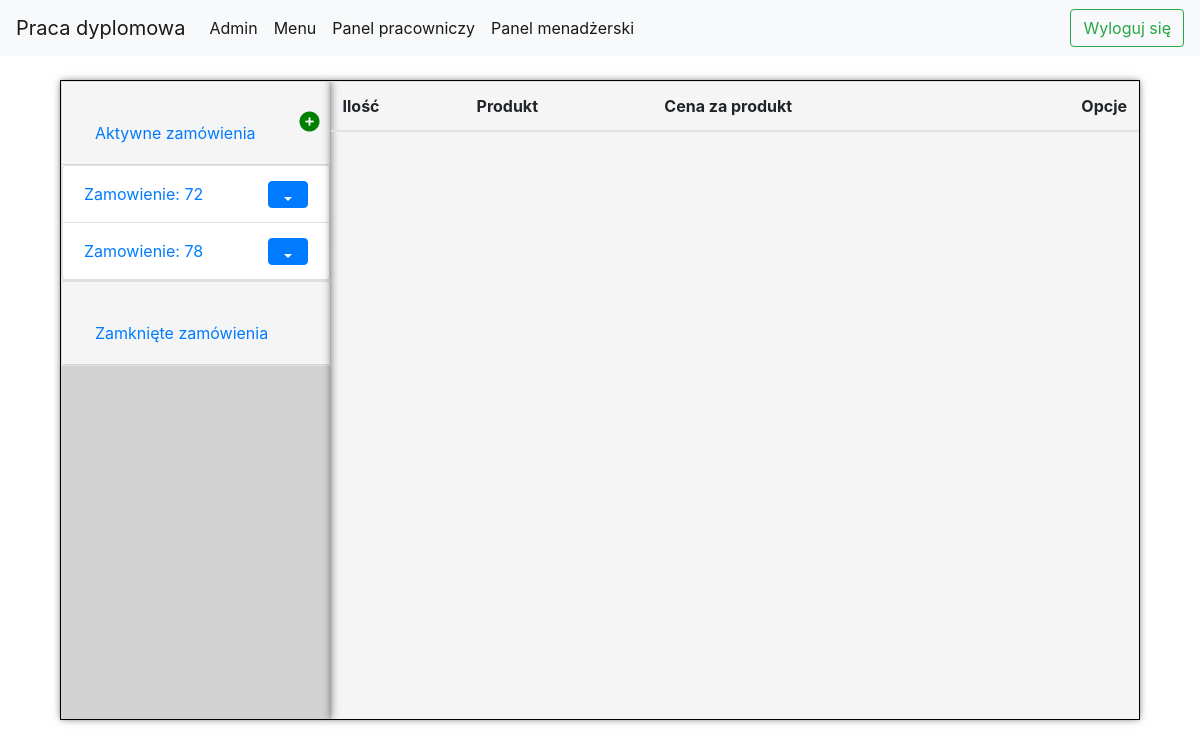
Page /order/78/ (signed in) on the earlier database version.
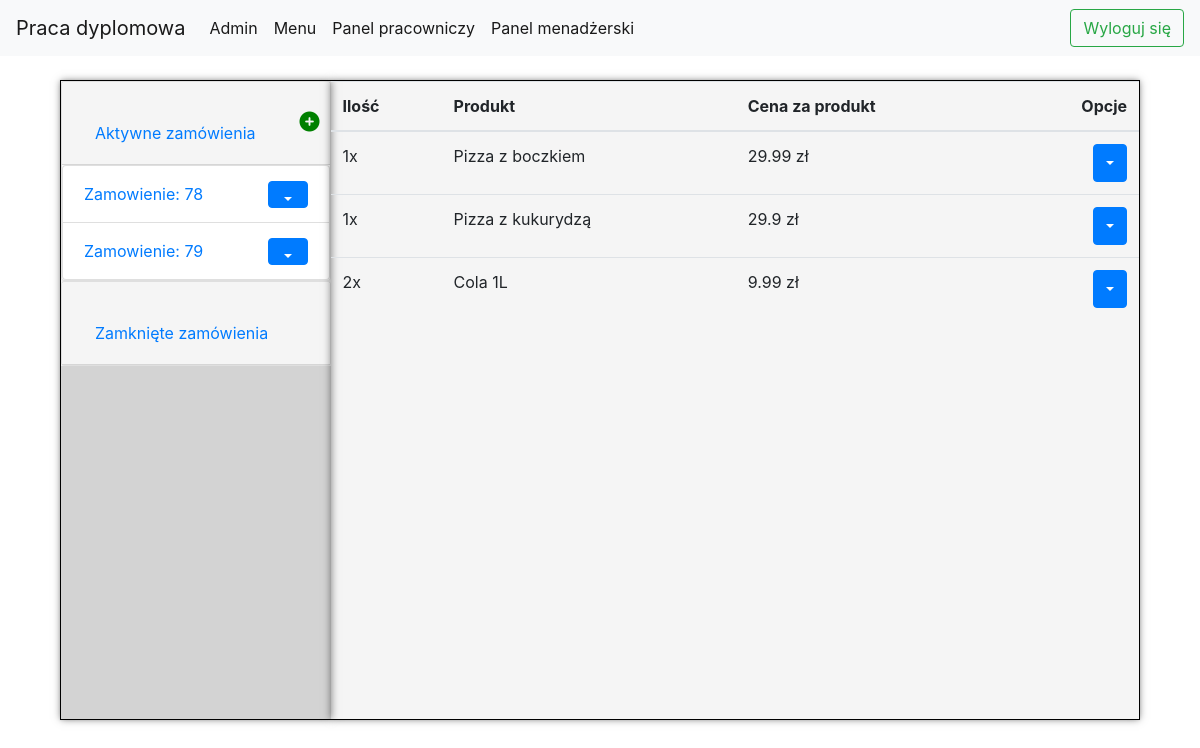
Same page on the later database version.
### restaurantApp/models.py (models this page shows, shortened)
class Order(models.Model):
    date = models.DateTimeField(default=timezone.now)
    employee = models.ForeignKey(Employee, on_delete=models.CASCADE, default=None)
    total_price = models.FloatField(default=0)
    STATUS_TYPES = (
        ('A', 'Aktywne'),
        ('Z', 'Zamknięte')
    )
    status = models.CharField(max_length=1, choices=STATUS_TYPES, default='A')
    PAYMENT_TYPES = (
        ('G', 'Gotówka'),
        ('K', 'Karta')
    )
    payment = models.CharField(max_length=1, choices=PAYMENT_TYPES, null=True, blank=True)
    def __str__(self):
        return f"Zamowienie: {self.id}"

class ProductOrder(models.Model):
    product = models.ForeignKey(Product, on_delete=models.CASCADE)
    order = models.ForeignKey(Order, on_delete=models.CASCADE)
    quantity = models.IntegerField(default=1)

class Product(models.Model):
    name = models.CharField(max_length=100)
    price = models.FloatField()
    PRODUCT_TYPES = (
        ('N', 'Napój'),
        ('P', 'Posiłek'),
        ('D', 'Dodatek')
    )
    product_type = models.CharField(max_length=3, choices=PRODUCT_TYPES, default='P')

### restaurantApp/views.py (the view)
# urls.py: path('order/<int:id>/', views.order_detail, name='order_detail'),
@login_required
def order_detail(request, id):
    order_detail = Order.objects.get(id=id)
    products_order = ProductOrder.objects.filter(order_id=id)
    employee = request.user.employee
    active_employee_orders = Order.objects.filter(employee=employee, status="A")
    closed_employee_orders = Order.objects.filter(employee=employee, status="Z")
    return render(request, "restaurantApp/manage_orders.html",
                  {"order_detail": order_detail, "products_order": products_order,
                   "active_orders": active_employee_orders, "closed_orders": closed_employee_orders})

### templates/restaurantApp/manage_orders.html (shortened to what this page needs)
<!DOCTYPE html>
{% extends "restaurantApp/manage_template.html" %}
{% load static %}
{% block css_block %}
    <link rel="stylesheet" href="{% static 'css/products_group.css' %}">
    <link rel="stylesheet" type="text/css" href="{% static 'css/control_panel.css' %}">
    <link rel="stylesheet" href="{% static 'css/accordion.css' %}">
{% endblock %}
{% block accordion_div_block %}
    <div id="accordion">
        <div class="card">
            <div class="card-header" id="headingOne">
                <h5 class="mb-0">
                    <button class="btn btn-link" data-toggle="collapse" data-target="#collapseOne"
                            aria-expanded="true" aria-controls="collapseOne">
                        Aktywne zamówienia
                    </button>
                    <a href="{% url "restaurantApp:new_order" %}"><i
                            class="addSign fas fa-plus-circle"></i></a>
                </h5>
            </div>
            <div id="collapseOne" class="collapse show" aria-labelledby="headingOne" data-parent="#accordion">
                <div class="card-body">
                    <ul class="list-group">
                        {% for order in active_orders %}
                            <li class="list-group-item">
                                <table width="100%">
                                    <tr>
                                        <td>
                                            <a href="{% url "restaurantApp:order_detail" order.id %}">{{ order }}</a>
                                        </td>
                                        <td class="right-align">
                                            <div class="btn-group li-menu">
                                                <button type="button" class="btn btn-primary dropdown-toggle"
                                                        data-toggle="dropdown"
                                                        aria-haspopup="true" aria-expanded="false"></button>
                                            </div>
                                        </td>
                                    </tr>
                                </table>
                            </li>
                        {% endfor %}
                    </ul>
                </div>
            </div>
        </div>
        <div class="card">
            <div class="card-header" id="headingTwo">
                <h5 class="mb-0">
                    <button class="btn btn-link" data-toggle="collapse" data-target="#collapseTwo"
                            aria-expanded="true" aria-controls="collapseTwo">
                        Zamknięte zamówienia
                    </button>
                </h5>
            </div>
        </div>
    </div>
{% endblock %}
{% block view_div_block %}
    <table class="table">
        <thead>
        <tr>
            <th scope="col">Ilość</th>
            <th scope="col">Produkt</th>
            <th scope="col">Cena za produkt</th>
            {% if order_detail.status == "A" %}
                <th class="right-align" scope="col">Opcje</th>
            {% endif %}
        </tr>
        </thead>
        {% for product in products_order %}
            <tr>
                <td>{{ product.quantity }}x </td>
                <td>{{ product.product.name }}</td>
                <td>{{ product.product.price }} zł</td>
                {% if order_detail.status == "A" %}
                    <td class="right-align">
                    <div class="btn-group">
                        <button type="button" class="btn btn-primary dropdown-toggle" data-toggle="dropdown"
                                aria-haspopup="true" aria-expanded="false"></button>
                    </div>
                {% endif %}
                </td>
            </tr>
        {% endfor %}
    </table>
{% endblock %}

Differences in the rows shown:
no longer on this page (row edited): Order: id "Zamowienie: 72"
added Order: id "Zamowienie: 79"
added ProductOrder: quantity "1", product.name "Pizza z boczkiem", product.price "29.99"
added ProductOrder: quantity "1", product.name "Pizza z kukurydzą", product.price "29.9"
added ProductOrder: quantity "2", product.name "Cola 1L", product.price "9.99"
